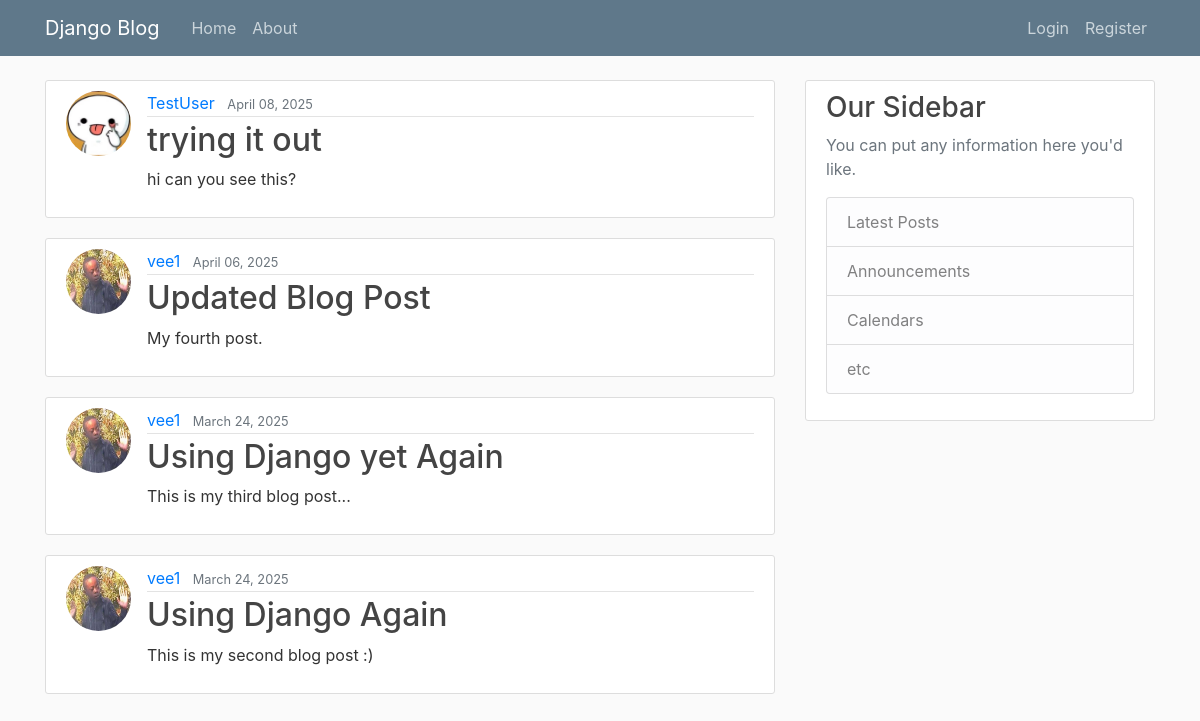
Before: / with the older database file.
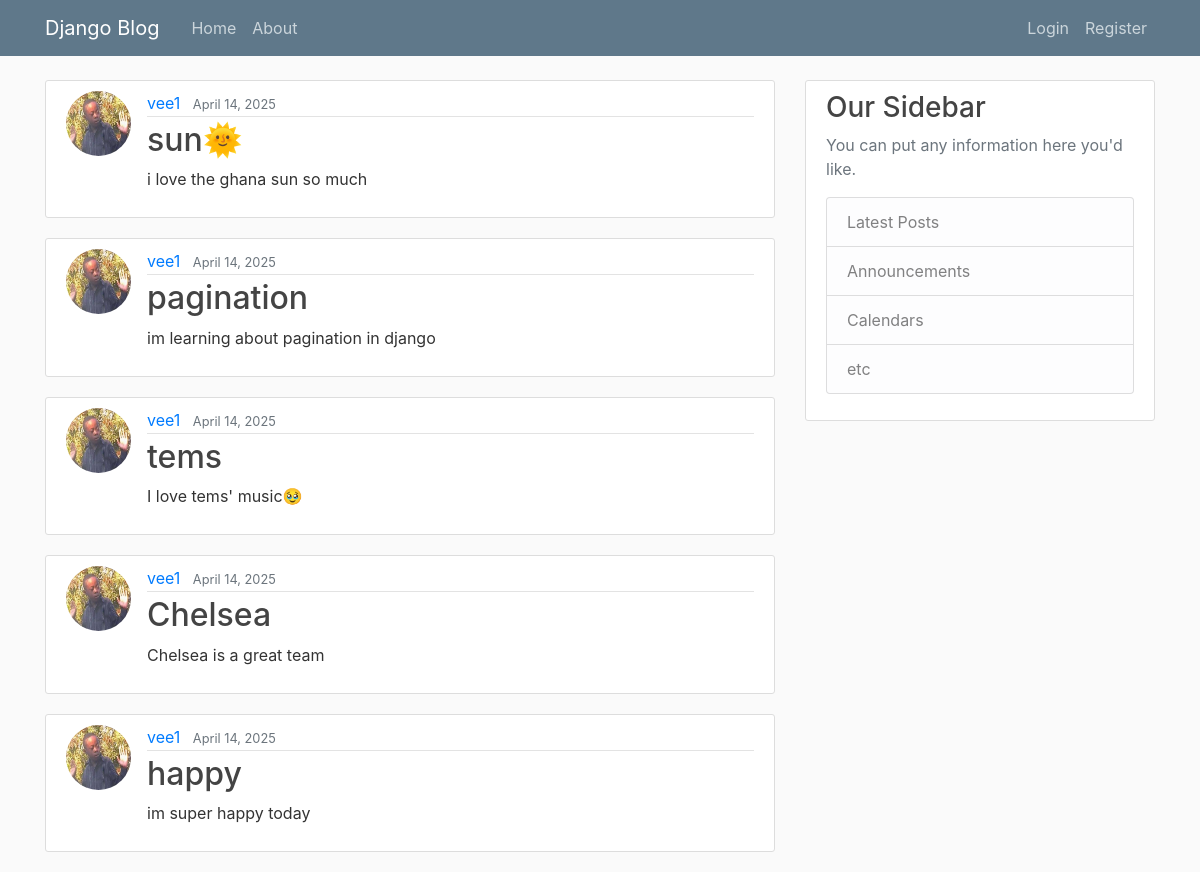
After: the same page with the newer database file.
### blog/models.py (models this page shows, shortened)
class Post(models.Model):
    title = models.CharField(max_length=100)
    content = models.TextField()
    date_posted = models.DateTimeField(default=timezone.now)
    author = models.ForeignKey(User, on_delete=models.CASCADE)

### users/models.py (models this page shows, shortened)
class Profile(models.Model):
    user = models.OneToOneField(User, on_delete=models.CASCADE)
    image = models.ImageField(default='default.jpg', upload_to='profile_pics')

### blog/views.py (the view)
# urls.py: path('', PostListView.as_view(), name='blog-home'),
class PostListView(ListView):
    model = Post
    template_name = 'blog/home.html' #<app>/<model>_<viewtype>.html
    context_object_name = 'posts'
    ordering = ['-date_posted']
    paginate_by = 5

### blog/templates/blog/home.html
{% extends "blog/base.html" %}
{% block content %}
    {% for post in posts%}
    <article class="media content-section">
        <img class="rounded-circle article-img" src="{{ post.author.profile.image.url }}">
        <div class="media-body">
          <div class="article-metadata">
            <a class="mr-2" href="#">{{ post.author }}</a>
            <small class="text-muted">{{ post.date_posted|date:"F d, Y" }}</small>
          </div>
          <h2><a class="article-title" href="{% url 'post-detail' post.id %}">{{ post.title }}</a></h2>
          <p class="article-content">{{ post.content }}</p>
        </div>
    </article>
    {% endfor %}
{% endblock content %}

Changed rows visible on the page:
no longer on this page (row unchanged): Post: author.profile.image (placeholder picture), author "TestUser", date_posted "April 08, 2025", title "trying it out", content "hi can you see this?"
no longer on this page (row unchanged): Post: author.profile.image (picture), author "vee1", date_posted "April 06, 2025", title "Updated Blog Post", content "My fourth post."
no longer on this page (row unchanged): Post: author.profile.image (picture), author "vee1", date_posted "March 24, 2025", title "Using Django yet Again", content "This is my third blog post..."
no longer on this page (row unchanged): Post: author.profile.image (picture), author "vee1", date_posted "March 24, 2025", title "Using Django Again", content "This is my second blog post :)"
added Post: author.profile.image (picture), author "vee1", date_posted "April 14, 2025", title "sun🌞", content "i love the ghana sun so much"
added Post: author.profile.image (picture), author "vee1", date_posted "April 14, 2025", title "pagination", content "im learning about pagination in django"
added Post: author.profile.image (picture), author "vee1", date_posted "April 14, 2025", title "tems", content "I love tems' music🥹"
added Post: author.profile.image (picture), author "vee1", date_posted "April 14, 2025", title "Chelsea", content "Chelsea is a great team"
added Post: author.profile.image (picture), author "vee1", date_posted "April 14, 2025", title "happy", content "im super happy today"
